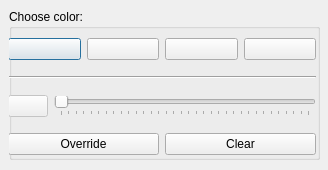
<?xml version="1.0" encoding="UTF-8"?>
<ui version="4.0">
 <class>NameHelper</class>
 <widget class="QDialog" name="NameHelper">
  <property name="geometry">
   <rect>
    <x>0</x>
    <y>0</y>
    <width>328</width>
    <height>170</height>
   </rect>
  </property>
  <property name="windowTitle">
   <string>Joint Orient</string>
  </property>
  <widget class="QWidget" name="verticalLayoutWidget">
   <property name="geometry">
    <rect>
     <x>9</x>
     <y>9</y>
     <width>311</width>
     <height>151</height>
    </rect>
   </property>
   <layout class="QVBoxLayout" name="suffixVerticalLayout">
    <item>
     <widget class="QGroupBox" name="groupBox">
      <property name="title">
       <string>Choose color:</string>
      </property>
      <widget class="QWidget" name="verticalLayoutWidget_2">
       <property name="geometry">
        <rect>
         <x>-1</x>
         <y>19</y>
         <width>308</width>
         <height>137</height>
        </rect>
       </property>
       <layout class="QVBoxLayout" name="verticalLayout">
        <item>
         <layout class="QHBoxLayout" name="horizontalLayout">
          <item>
           <widget class="QPushButton" name="pushButton_2">
            <property name="text">
             <string/>
            </property>
           </widget>
          </item>
          <item>
           <widget class="QPushButton" name="pushButton_3">
            <property name="text">
             <string/>
            </property>
           </widget>
          </item>
          <item>
           <widget class="QPushButton" name="pushButton_4">
            <property name="text">
             <string/>
            </property>
           </widget>
          </item>
          <item>
           <widget class="QPushButton" name="pushButton_5">
            <property name="text">
             <string/>
            </property>
           </widget>
          </item>
         </layout>
        </item>
        <item>
         <widget class="Line" name="line">
          <property name="orientation">
           <enum>Qt::Horizontal</enum>
          </property>
         </widget>
        </item>
        <item>
         <layout class="QHBoxLayout" name="horizontalLayout_2">
          <item>
           <widget class="QPushButton" name="pushButton_6">
            <property name="enabled">
             <bool>false</bool>
            </property>
            <property name="text">
             <string/>
            </property>
           </widget>
          </item>
          <item>
           <widget class="QSlider" name="horizontalSlider">
            <property name="orientation">
             <enum>Qt::Horizontal</enum>
            </property>
            <property name="tickPosition">
             <enum>QSlider::TicksBelow</enum>
            </property>
            <property name="tickInterval">
             <number>3</number>
            </property>
           </widget>
          </item>
         </layout>
        </item>
        <item>
         <layout class="QHBoxLayout" name="horizontalLayout_3">
          <item>
           <widget class="QPushButton" name="pushButton">
            <property name="text">
             <string>Override</string>
            </property>
           </widget>
          </item>
          <item>
           <widget class="QPushButton" name="pushButton_7">
            <property name="text">
             <string>Clear</string>
            </property>
           </widget>
          </item>
         </layout>
        </item>
       </layout>
      </widget>
      <zorder>verticalLayoutWidget_2</zorder>
      <zorder>horizontalLayoutWidget_2</zorder>
     </widget>
    </item>
   </layout>
  </widget>
 </widget>
 <resources/>
 <connections/>
</ui>
